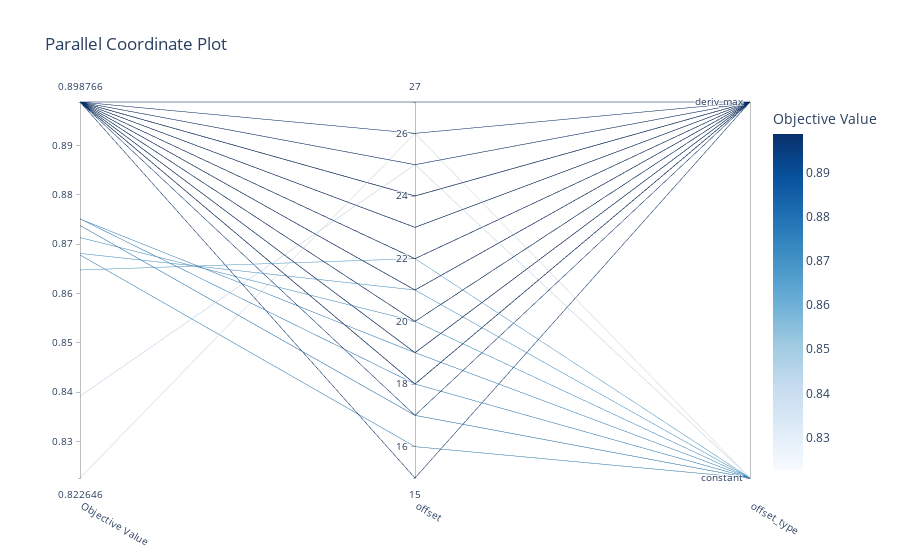

This figure's notebook cell:
### Code cell
if DO_OPTUNA_SEARCH:
    parallel_coordinate = optuna.visualization.plot_parallel_coordinate(study)
    parallel_coordinate.show()
